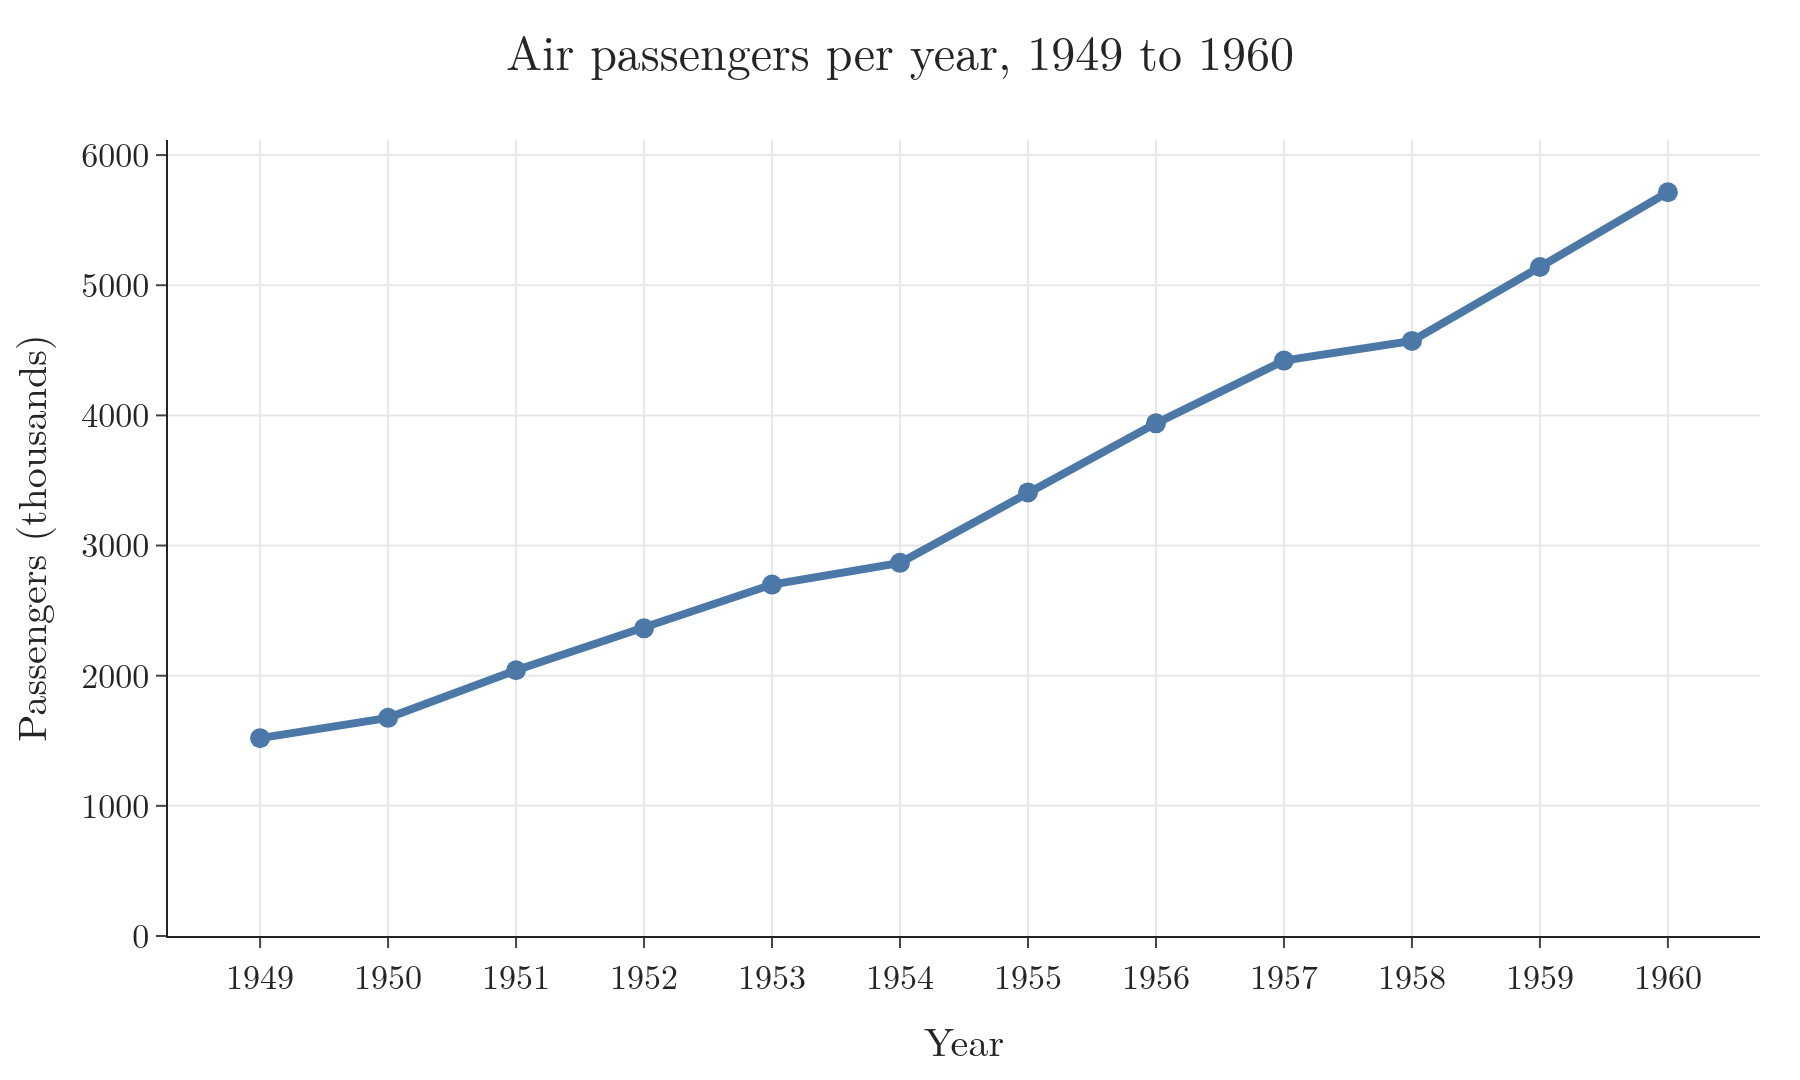

The Python source for this figure:
"""Flights: total passengers per year (groupby year, sum), drawn as a line plot."""
import plotly.graph_objects as go
from common import load, layout, save_px, BLUE

yearly = load("flights").groupby("year", as_index=False)["passengers"].sum()
fig = go.Figure(go.Scatter(x=yearly.year, y=yearly.passengers, mode="lines+markers", line=dict(color=BLUE, width=4), marker=dict(size=10)))
layout(fig, "Air passengers per year, 1949 to 1960", "Year", "Passengers (thousands)")
fig.update_xaxes(dtick=1, showgrid=True)
fig.update_yaxes(showgrid=True, rangemode="tozero")
save_px(fig, "line_flights")
